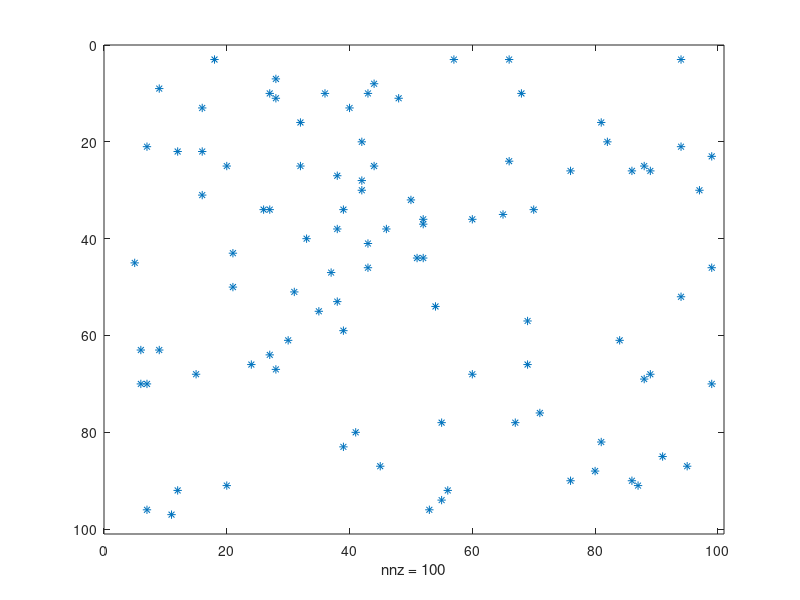

Source code (MATLAB): (Note: this script raises an error after producing the figure.)

% vs 0.0.0.2
% 2013-08-24

% SPYC tests

% Generate a random sparse matrix and run a battery of tests

clear all
clc
close all

N = 100;
f = 0.01;
zmax=1000;
A = zeros(N);
pts=unique(round((N-1)*rand(round(N^2*f),2))+1,'rows');
s = zmax*rand(length(pts),1);
ns = length(s);
[iA jA] = size(A);
sA = sparse(pts(:,1),pts(:,2),s,iA,jA);


% run test battery

disp('Press RET to start tests...')
pause
disp('spy(sA)')
figure
spy(sA)
pause
disp('spyc(sA,[])')
spyc(sA,[]);
pause
disp('spyc(sA,[],[]);')
spyc(sA,[],[]);
pause

cmap = 'summer';
disp('spyc(sA,cmap);')
spyc(sA,cmap);
pause
disp('spyc(sA,cmap,[]);')
spyc(sA,cmap,[]);
pause
disp('spyc(sA,cmap,0);')
spyc(sA,cmap,0);
pause
disp('spyc(sA,cmap,1);')
spyc(sA,cmap,1);
pause

cmap = 'winter';
cmap = flipud(colormap(cmap));
disp('spyc(sA,cmap);')
spyc(sA,cmap);
pause
disp('spyc(sA,cmap,[]);')
spyc(sA,cmap,[]);
pause
disp('spyc(sA,cmap,0);')
spyc(sA,cmap,0);
pause
disp('spyc(sA,cmap,1);')
spyc(sA,cmap,1);
pause

disp('done!')

% any of the following should produce error
% spyc;
% spyc();
% spyc(sA,0,[]);
% spyc([],[],[]);

return

